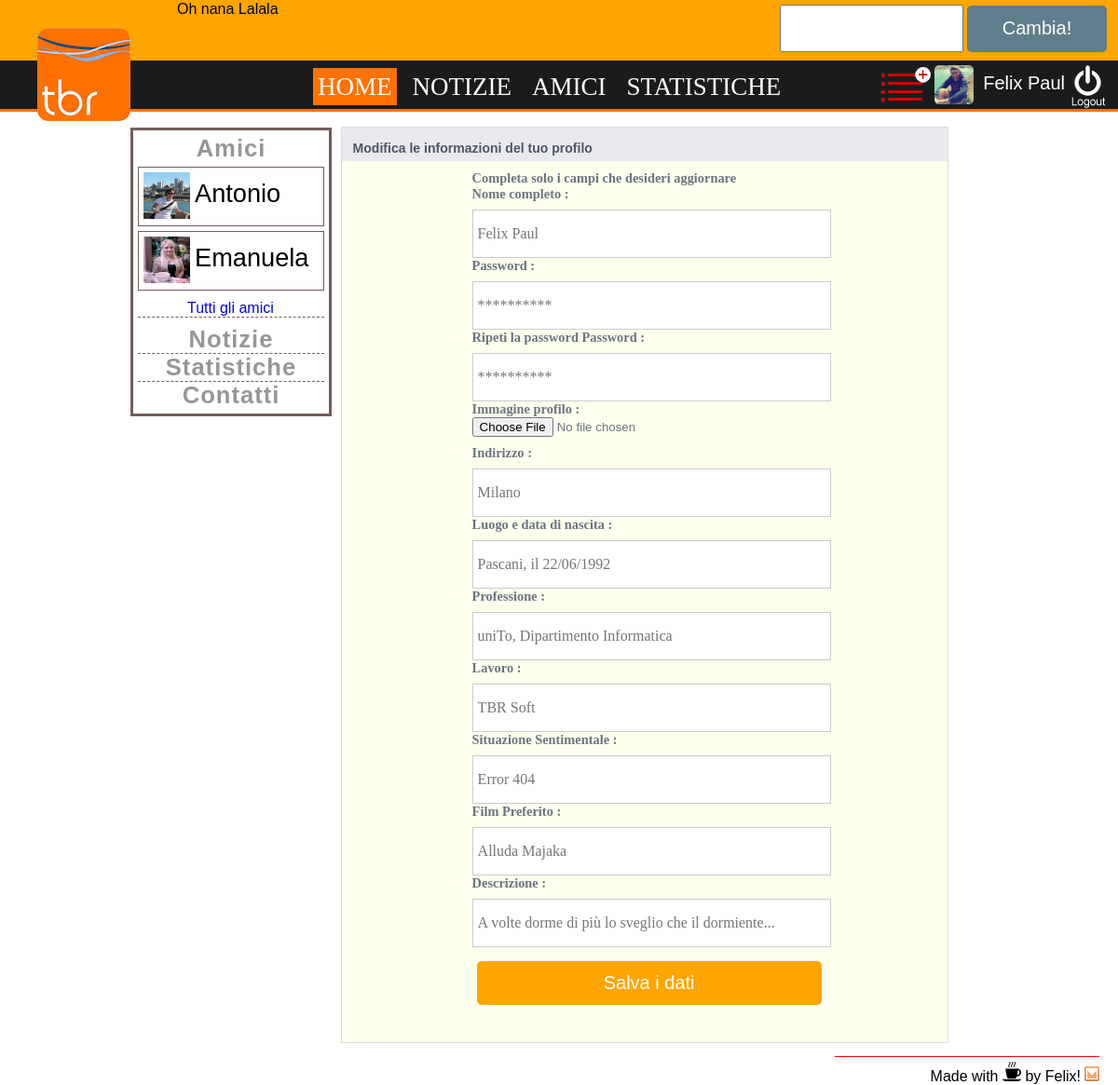
Page /index.php?edit (signed in) on the committed database.
### tables this page shows
CREATE TABLE IF NOT EXISTS `users` (
  `id` int(11) NOT NULL AUTO_INCREMENT,
  `username` varchar(50) NOT NULL,
  `password` varchar(50) NOT NULL,
  `nome_completo` varchar(50) NOT NULL,
  `messaggio` varchar(150) NOT NULL,
  `url` varchar(50) NOT NULL,
  `immagine` varchar(50) NOT NULL,
  `immagine_grande` varchar(150) NOT NULL,
  `indirizzo` varchar(50) NOT NULL,
  `luogo_nascita` varchar(50) NOT NULL,
  `professione` varchar(50) NOT NULL,
  `lavora_a` varchar(50) NOT NULL,
  `situazione_sentimentale` varchar(50) NOT NULL,
  `seguito` varchar(50) NOT NULL,
  `film` varchar(50) NOT NULL,
  `descrizione` varchar(1000) NOT NULL,
  PRIMARY KEY (`id`),
  UNIQUE KEY `username` (`username`)
);

### include_edit.php (the view, shortened to what this page needs)
<div class="descrizione" style="margin-left:0px;min-width:650px;width:60%;">
	<div class="info_box_top_color">
		<h3>Modifica le informazioni del tuo profilo</h3>
	</div>
	<?php
		$conn=dbConnect();
		$user=$_SESSION['login_username'];
		$sql = "Select * from users where username='".$_SESSION['login_username']."'";
		$result = $conn->query($sql);
		$row = $result->fetch_assoc();
	?>
	<div id="login">
		<label>Completa solo i campi che desideri aggiornare</label><br>
		<form <?php echo 'action="update.php?u='.$user.'"'; ?> method="post" enctype="multipart/form-data">
			<label>Nome completo :</label>
			<input id="nome_completo" name="nome_completo" placeholder=<?php echo '"'.$row["nome_completo"].'"';?> type="text">
			<label>Password :</label>
			<input id="password" name="password" placeholder="**********" type="password" onkeyup="checkPassword()">
			<label>Ripeti la password Password :</label>
			<input id="r_password" name="r_password" placeholder="**********" type="password" onkeyup="checkPassword()"><div id="checkp"></div>
			<label>Immagine profilo :</label>
			<input type="file" name="fileToUpload" id="fileToUpload"><br>
			<label>Indirizzo :</label>
			<input id="indirizzo" name="indirizzo" placeholder=<?php echo '"'.$row["indirizzo"].'"';?> type="text">
			<label>Luogo e data di nascita :</label>
			<input id="nascita" name="nascita" placeholder=<?php echo '"'.$row["luogo_nascita"].'"';?> type="text">
			<label>Professione :</label>
			<input id="professione" name="professione" placeholder=<?php echo '"'.$row["professione"].'"';?> type="text">
			<label>Lavoro :</label>
			<input id="lavoro" name="lavoro" placeholder=<?php echo '"'.$row["lavora_a"].'"';?> type="text">
			<label>Situazione Sentimentale :</label>
			<input id="sentimentale" name="sentimentale" placeholder=<?php echo '"'.$row["situazione_sentimentale"].'"';?> type="text">
			<label>Film Preferito :</label>
			<input id="film" name="film" placeholder=<?php echo '"'.$row["film"].'"';?> type="text">
			<label>Descrizione :</label>
			<input id="descrizione" name="descrizione" placeholder=<?php echo '"'.substr($row["descrizione"],0,60).'...'.'"';?> type="text">
			<input name="submit" type="submit" value=" Salva i dati ">
		</form>
	</div>
</div>

### php_functions.php (shortened to what this page needs)
<?php
function stampa_messaggio(){
	$conn=dbConnect();
    if(!empty($_SESSION['login_username'])){
        $utente=$_SESSION['login_username'];
        $sql = "SELECT messaggio FROM users where username='".$utente."'";
        $result = $conn->query($sql);
        if ($result->num_rows > 0) {
            while($row = $result->fetch_assoc()) {
                echo $row["messaggio"];
            }
        }
    }else{
         header("location:log_in_form.php");
    }
}
            ?>

### navigation_bar.php (shortened to what this page needs)
<div id="navigation">
    <h1 style="border-width:0;"><a href="index.php?q">Amici</a></h1>
    <?php
    $conn=dbConnect();
    $utente=$_SESSION['login_username'];
    $sql = "SELECT * FROM users where username in(SELECT user2 from amicizie a1 where (a1.user1='".$utente."' and a1.stato=1) UNION SELECT user1 from amicizie a1 where (a1.user2='".$utente."' and a1.stato=1))order by username limit 2";
    $result = $conn->query($sql);
    while($row = $result->fetch_assoc()) {
        if($row['username']!=$_SESSION['login_username']){
            ?>
            <div class="contenitore_amico">
                <img  src="immagini/<?php echo $row['immagine_grande']; ?>" alt="immagini/no_image.png">
                <p><a href="index.php?q=<?php echo $row['username'];?>"><?php echo ucfirst($row['username']); ?></a></p>
            </div>
            <?php
        }
    }
    ?>
    <div class="nav_link">
        <a href="index.php?q">Tutti gli amici</a>
    </div>
    <h1 style="padding-top: 9px;"><a href ="notizie.php">Notizie</a></h1>
    <h1><a href="statistiche.php">Statistiche</a></h1>
    <h1><a href="index.php?contact">Contatti</a></h1>
</div>

### fogli_stile/index_style.css (style rules this page uses)
body { font-family:Verdana,sans-serif; font-size:medium; background:#ffffff; color: #000000; margin: 0 0 0 0; width: 100%; }
#navigation { position: relative; float:left; width:20.6%; border-style: solid; border-color: #735C5C; padding:5px 5px 5px 5px; margin-top: 17px; min-width: 200px; }
img { float: left; margin: 0px; }
h1 { text-align: inherit; letter-spacing: 0px; text-transform: none; padding:0; margin:0; }
p { padding:0; margin:0; text-align: inherit; letter-spacing: 0px; text-align: inherit; float:none; }
#navigation h1 { width:100%; font-size:160%; color:#969795; text-align: center; float:left; letter-spacing: 1px; border-top-style: dashed; border-color: #735C5C; border-width: 1px; }
#navigation img { padding: 5px 5px 5px 5px; float: left; max-width: 60px; max-height: 50px; }
.contenitore_amico p, .contenitore_amico_req p { font-size: 170%; padding-top: 12px; float:left; }
.contenitore_amico, .contenitore_news { border-style: solid; border-color: #735C5C; border-width: 1px; float: left; margin-top: 5px; height:62px; width:99%; }
.nav_link { float: left; margin-top: 10px; margin-left: 53px; color:#0000ee; }
a { text-decoration: none; }
.nav_link a:link { color: inherit; }
.contenitore_amico a, .contenitore_news a { color: black; }
.informazioni, .descrizione { font-family: Helvetica, Arial, 'lucida grande',tahoma,verdana,arial,sans-serif; font-size: 12px; line-height: 16px; color: #6a7480; font-weight: bold; margin: 16px 12px 0px 210px; border-style: solid; border-width: 1px; border-color: #d9dbdd; }
.info_box_top_color { height:36px; background-color: #e9eaed; }
h3 { float:left; color:#4e5665; margin-left: 12px; }
h1 a { color:#969795; }
input { width: 77%; height: 30px; }
input[type=submit] { width:100%; background-color:#ffa500; color:#fff; border:2px solid #ffa500; padding:10px; font-size:20px; cursor:pointer; border-radius:5px; margin:15px 0 15px 5px; height:100%; }
input[type=text],input[type=password] { width:99.5%; padding:10px; margin-top:8px; border:1px solid #ccc; padding-left:5px; font-size:16px; font-family:raleway; }
#login { font-family:raleway; padding:10px 140px 25px; background-color: #FEFFED; }
label { font-size: 120%; }

### rows in the picture
users: messaggio "Oh nana Lalala", nome_completo "Felix Paul", indirizzo "Milano", nascita "Pascani, il 22/06/1992", professione "uniTo, Dipartimento Informatica", lavoro "TBR Soft", sentimentale "Error 404", film "Alluda Majaka", descrizione "A volte dorme di più lo sveglio che il dormiente..."
users: immagine_grande (picture), username "Antonio"
users: immagine_grande (picture), username "Emanuela"

### other values in the picture
$_SESSION['login_nome_completo'] "Felix Paul"
